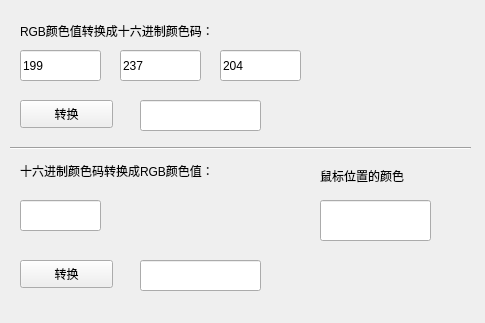
<?xml version="1.0" encoding="UTF-8"?>
<ui version="4.0">
 <class>MainWindow</class>
 <widget class="QMainWindow" name="MainWindow">
  <property name="geometry">
   <rect>
    <x>0</x>
    <y>0</y>
    <width>485</width>
    <height>323</height>
   </rect>
  </property>
  <property name="windowTitle">
   <string>MainWindow</string>
  </property>
  <widget class="QWidget" name="centralWidget">
   <widget class="QLabel" name="label">
    <property name="geometry">
     <rect>
      <x>20</x>
      <y>10</y>
      <width>241</width>
      <height>41</height>
     </rect>
    </property>
    <property name="text">
     <string>RGB颜色值转换成十六进制颜色码：</string>
    </property>
   </widget>
   <widget class="QLineEdit" name="lineEdit_r">
    <property name="geometry">
     <rect>
      <x>20</x>
      <y>50</y>
      <width>81</width>
      <height>31</height>
     </rect>
    </property>
    <property name="inputMask">
     <string/>
    </property>
    <property name="text">
     <string>199</string>
    </property>
   </widget>
   <widget class="QLineEdit" name="lineEdit_g">
    <property name="geometry">
     <rect>
      <x>120</x>
      <y>50</y>
      <width>81</width>
      <height>31</height>
     </rect>
    </property>
    <property name="inputMask">
     <string/>
    </property>
    <property name="text">
     <string>237</string>
    </property>
   </widget>
   <widget class="QLineEdit" name="lineEdit_b">
    <property name="geometry">
     <rect>
      <x>220</x>
      <y>50</y>
      <width>81</width>
      <height>31</height>
     </rect>
    </property>
    <property name="inputMask">
     <string/>
    </property>
    <property name="text">
     <string>204</string>
    </property>
   </widget>
   <widget class="QLineEdit" name="lineEdit_hex">
    <property name="geometry">
     <rect>
      <x>20</x>
      <y>200</y>
      <width>81</width>
      <height>31</height>
     </rect>
    </property>
    <property name="inputMask">
     <string/>
    </property>
   </widget>
   <widget class="QLabel" name="label_outImg1">
    <property name="geometry">
     <rect>
      <x>350</x>
      <y>20</y>
      <width>91</width>
      <height>81</height>
     </rect>
    </property>
    <property name="text">
     <string/>
    </property>
   </widget>
   <widget class="QLabel" name="label_outImg2">
    <property name="geometry">
     <rect>
      <x>150</x>
      <y>200</y>
      <width>111</width>
      <height>31</height>
     </rect>
    </property>
    <property name="text">
     <string/>
    </property>
   </widget>
   <widget class="QLabel" name="label_2">
    <property name="geometry">
     <rect>
      <x>20</x>
      <y>160</y>
      <width>241</width>
      <height>21</height>
     </rect>
    </property>
    <property name="text">
     <string>十六进制颜色码转换成RGB颜色值：</string>
    </property>
   </widget>
   <widget class="QPushButton" name="pushButton_convToHex">
    <property name="geometry">
     <rect>
      <x>20</x>
      <y>100</y>
      <width>93</width>
      <height>28</height>
     </rect>
    </property>
    <property name="text">
     <string>转换</string>
    </property>
   </widget>
   <widget class="QPushButton" name="pushButton_convTorgb">
    <property name="geometry">
     <rect>
      <x>20</x>
      <y>260</y>
      <width>93</width>
      <height>28</height>
     </rect>
    </property>
    <property name="text">
     <string>转换</string>
    </property>
   </widget>
   <widget class="QLineEdit" name="lineEdit_outHex1">
    <property name="geometry">
     <rect>
      <x>140</x>
      <y>100</y>
      <width>121</width>
      <height>31</height>
     </rect>
    </property>
   </widget>
   <widget class="QLineEdit" name="lineEdit_outHex2">
    <property name="geometry">
     <rect>
      <x>140</x>
      <y>260</y>
      <width>121</width>
      <height>31</height>
     </rect>
    </property>
   </widget>
   <widget class="Line" name="line">
    <property name="geometry">
     <rect>
      <x>10</x>
      <y>140</y>
      <width>461</width>
      <height>16</height>
     </rect>
    </property>
    <property name="orientation">
     <enum>Qt::Horizontal</enum>
    </property>
   </widget>
   <widget class="QLabel" name="label_mouseColor">
    <property name="geometry">
     <rect>
      <x>320</x>
      <y>260</y>
      <width>101</width>
      <height>31</height>
     </rect>
    </property>
    <property name="text">
     <string/>
    </property>
   </widget>
   <widget class="QLabel" name="label_4">
    <property name="geometry">
     <rect>
      <x>320</x>
      <y>160</y>
      <width>131</width>
      <height>31</height>
     </rect>
    </property>
    <property name="text">
     <string>鼠标位置的颜色</string>
    </property>
   </widget>
   <widget class="QLineEdit" name="lineEdit_mouseColor">
    <property name="geometry">
     <rect>
      <x>320</x>
      <y>200</y>
      <width>111</width>
      <height>41</height>
     </rect>
    </property>
   </widget>
  </widget>
 </widget>
 <layoutdefault spacing="6" margin="11"/>
 <resources/>
 <connections/>
</ui>
